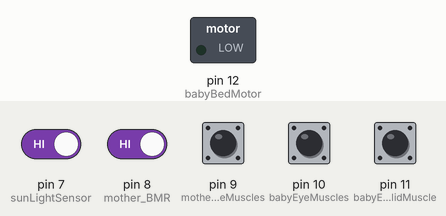
Recording of a sketch running on a simulated Arduino Uno, built with avr-gcc and run on an emulated ATmega328P. Shown: switched loads named in the sketch (green lamp = pin HIGH). The test bench sets the inputs (shaded band); at power-on: pin 7 (sunLightSensor), pin 8 (mother_BMR), pin 9 (motherEyeMuscles), pin 10 (babyEyeMuscles), pin 11 (babyEyelidMuscle) HIGH. What the sketch prints to the serial monitor is not drawn.

Above: at 1.2 s.
1.3 s: pin 7 (sunLightSensor) driven LOW and pin 8 (mother_BMR) driven LOW
At 2.8 s:
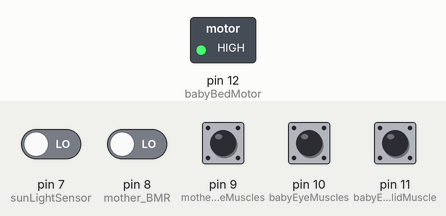
Timing chart, 0 to 4.3 s (numbered marks = the images above; inputs shaded):
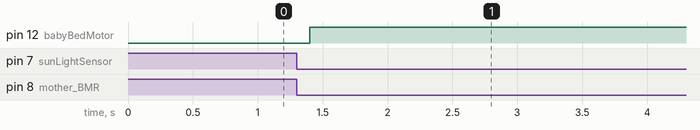

Measured:
- after the input at 1.3 s, pin 12 (babyBedMotor): LOW → HIGH after 0.10 s

The sketch:

InoTestRebo.ino
```cpp
/**
 * @author Hamza Zhour
 * @brief this is an arduino test project
 *
 */
#define sunLightSensor 7    // define board pin number as a variable.
#define mother_BMR 8        // define board pin number as a variable.
#define motherEyeMuscles 9  // define board pin number as a variable.
#define babyEyeMuscles 10   // define board pin number as a variable.
#define babyEyelidMuscle 11 // define board pin number as a variable.

#define babyBedMotor 12 // define board pin number as a variable.

void setup()
{

   Serial.begin(9600);

   pinMode(sunLightSensor, INPUT_PULLUP);   // Assign board pin port as a digital 5v+ voltage input.
   pinMode(mother_BMR, INPUT_PULLUP);       // Assign board pin port as a digital 5v+ voltage input.
   pinMode(motherEyeMuscles, INPUT_PULLUP); // Assign board pin port as a digital 5v+ voltage input.
   pinMode(babyEyeMuscles, INPUT_PULLUP);   // Assign board pin port as a digital 5v+ voltage input.
   pinMode(babyEyelidMuscle, INPUT_PULLUP); // Assign board pin port as a digital 5v+ voltage input.

   pinMode(babyBedMotor, OUTPUT); // Assign board pin port as a digital 5v+ voltage output.
}
void loop()
{

   int day_status = digitalRead(sunLightSensor);         // Read Day-Time which 1 == MORNING and 0 == NIGHT.
   int MOTHER_BMR = digitalRead(mother_BMR);             // Read Mother Basal-Metabolic-Rate which 0 == LOW BMR and 1 == NORMAL/HIGH.
   int MotherEyeMuscles = digitalRead(motherEyeMuscles); // Read Mother-Eye-Muscles which 0 == Stopped at certain position and 1 == In action.
   int BabyEyeMuscles = digitalRead(babyEyeMuscles);     // Read Baby-Eye-Muscles which 0 == Stopped at certain position and 1 == In action.
   int Baby_Eyelid = digitalRead(babyEyelidMuscle);      // Detect Baby-Eyelid-Closure which 0 == CLOSED and 1 == OPENED.

   if (day_status == 0 && MOTHER_BMR == 0) // Check if mother want to sleep and the day-time is night.
   {

      Serial.print("Night-Time, Mother want to sleep ");

      if (MotherEyeMuscles == 0 && BabyEyeMuscles == 0) // Check if mother & baby eyes are in contact or not.
      {
         Serial.print(" uh, eye contact triggered! ");
         shaking_baby(true);  // Run Shaking baby bed function.
         delay(900000);       // Wait 15 min until baby sleep, 15 min needed due to eye contact triggered.
         shaking_baby(false); // Stop Shaking baby bed function.

         if (Baby_Eyelid == 0) // Check if baby-Eyelids are closed which 0 == closed.
         {
            shaking_baby(false); // Stop Shaking baby bed function.
            Serial.print("Yes, Baby slept so mother will going to sleep 😴 ");
         }
         else
         {
            shaking_baby(true); // Run Shaking baby bed function.
            Serial.print("uh, baby didn't fall to sleep");
         }
      }
      else
      {
         Serial.print(" WAW, eye contact NOT triggered! ");
         shaking_baby(true);  // Run Shaking baby bed function.
         delay(180000);       // Wait 3 min until baby sleep, 3 min needed due to eye contact not triggered.
         shaking_baby(false); // Stop Shaking baby bed function.

         if (Baby_Eyelid == 0) // Check if baby-Eyelids are closed which 0 == closed.
         {
            shaking_baby(false); // Stop Shaking baby bed function.
            Serial.print("Yes, Baby slept so mother will going to sleep 😴 ");
         }
         else
         {
            shaking_baby(true); // Run Shaking baby bed function.
            Serial.print("uh, baby didn't fall to sleep");
         }
      }
   }
   else
   {
      shaking_baby(false); // Stop Shaking baby bed function.... Defult value.
      Serial.print("Morning-Time, Mother don't want to sleep! ");
   }
}

void shaking_baby(boolean sleep)
{
   if (sleep == true)
   {
      digitalWrite(babyBedMotor, HIGH); // Run motor.
   }
   else
   {
      digitalWrite(babyBedMotor, LOW); // Stop motor.
   }
}
```
